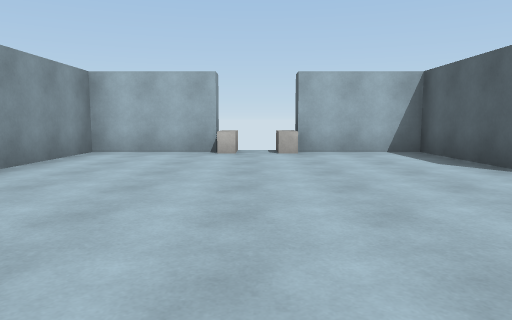
View 1 (above)

12 first-person views from a walk through a 3-D level made in the Unity game engine. The camera is 1.2 m above the floor, tilts 6° down and sees 70° across. The floor is counted in squares, 2 m on a side. Each view is taken from the middle of a square. On the plan, view 1 faces up. The plan holds only what a view shows up to about 10 squares ahead; the rest is blank. The place goes on beyond the plan. The player character is not drawn. Door leaves are left out, so doorways stand open. Surface patterns are stand-ins for the level's own textures.

View 2
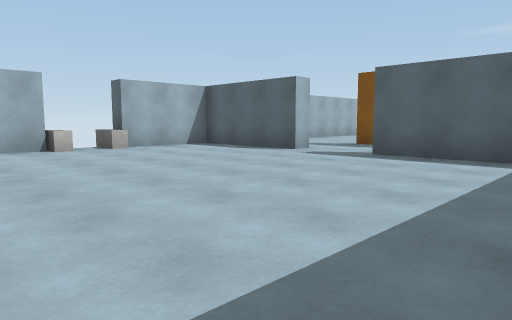

View 3
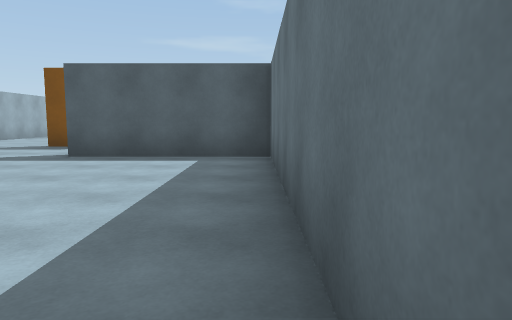

View 4
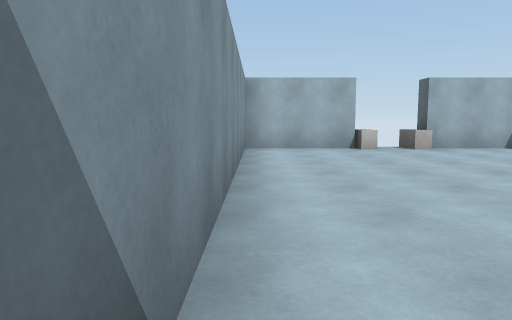

View 5
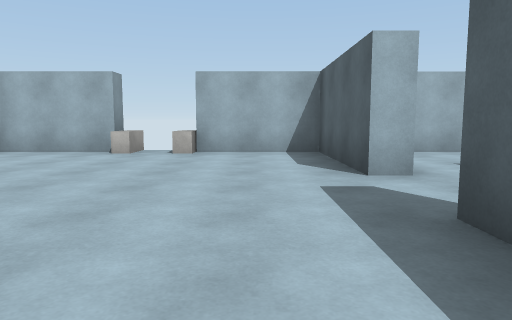

View 6
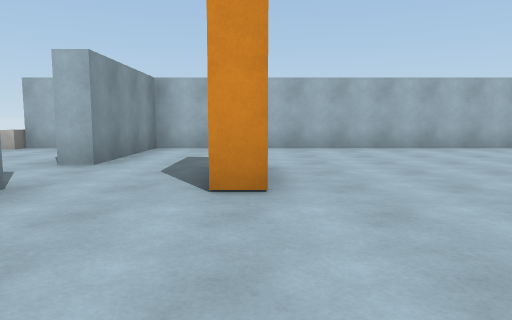

View 7
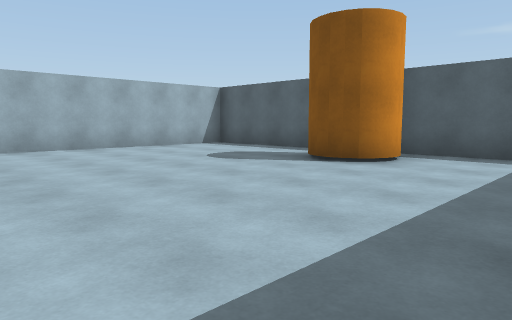

View 8
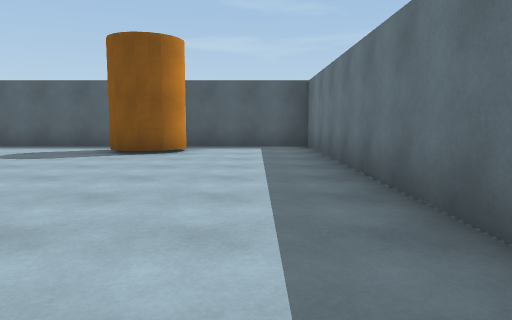

View 9
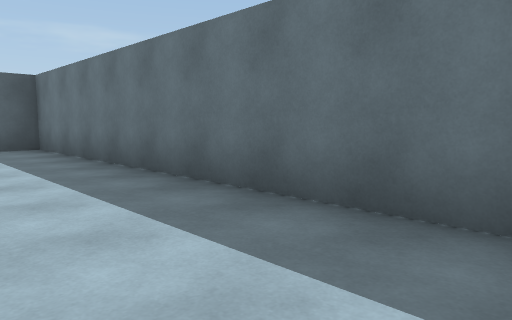

View 10
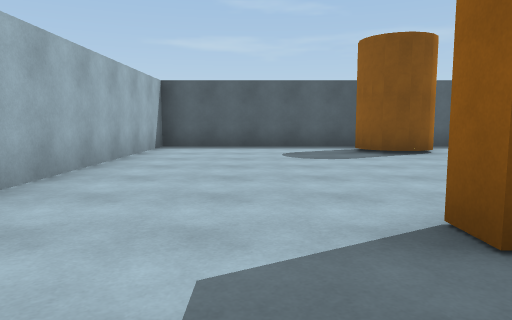

View 11
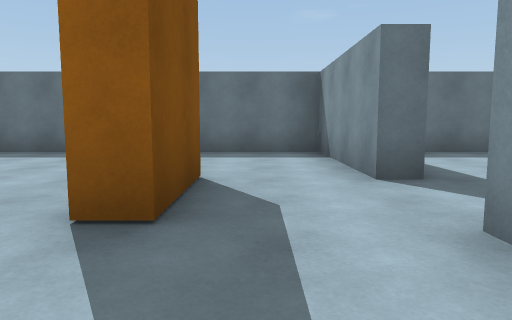

View 12
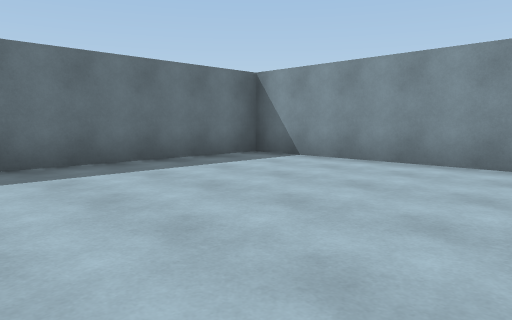

### Floor plan
Points are (right, up) in squares from view 1. A wall is a line through its corners. A room is listed if a view was taken in it or the views show most of it. See-through windows are left out.
Room 1 (views 1, 2, 3, 4, 5, 12)
walls: (3.3, 4) (3.3, 7.2) (0.8, 7.2) (0.8, 7.8); (-1.6, 7.2) (-3.2, 7.2) (-3.2, -1.3) (3.3, -1.3) (3.3, 2.2)
ways out: open door at (3.5, 3.5) to room 2; gap at (1, 8)
objects: block (-1, 7) to (0, 8); other object (0, 7)
Room 2 (views 6, 7, 8, 9, 10, 11)
walls: (6.1, 2.1) (5.6, 2.1) (5.6, 3.9) (6.1, 3.9); (3.7, 2.2) (3.7, -1.3) (12.8, -1.3) (12.8, 7.2) (3.7, 7.2) (3.7, 4)
ways out: open door at (3.5, 3.5) to room 1
objects: other object (11, 2) to (12, 3)

Positions as (right, up) in squares from view 1, and headings:
1: (0, 0), facing up
2: (-3, -1), facing up-right
3: (-3, -1), facing right
4: (-3, -1), facing up
5: (2, 0), facing up
6: (6, -1), facing up
7: (6, -1), facing up-right
8: (4, 0), facing right
9: (4, 1), facing down-right
10: (4, 5), facing right
11: (5, 6), facing down
12: (2, 4), facing down-left
